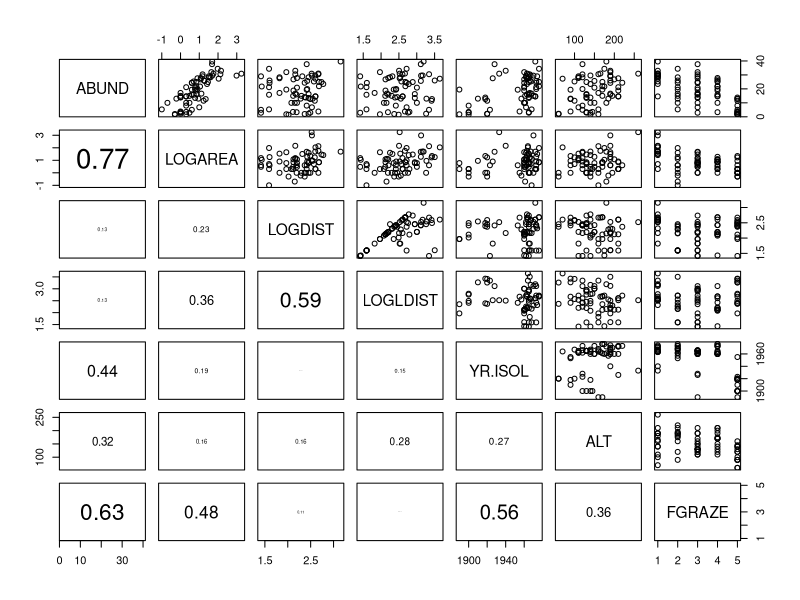

Here is the R script that generated this plot:
## ---- chunk 1
knitr::opts_chunk$set(echo=TRUE, message = FALSE, warning = FALSE, eval = FALSE, cache = FALSE)

SOLUTIONS <- TRUE
## ---- chunk 2
loyn <- read.table("data/loyn.txt", header = TRUE)
str(loyn)

loyn$LOGAREA <- log10(loyn$AREA)
loyn$LOGDIST <- log10(loyn$DIST)
loyn$LOGLDIST <- log10(loyn$LDIST)

# create factor GRAZE as it was originally coded as an integer
loyn$FGRAZE <- factor(loyn$GRAZE)
## ---- chunk 3
# define the panel.cor function from ?pairs
panel.cor <- function(x, y, digits = 2, prefix = "", cex.cor, ...)
{
    usr <- par("usr")
    par(usr = c(0, 1, 0, 1))
    r <- abs(cor(x, y))
    txt <- format(c(r, 0.123456789), digits = digits)[1]
    txt <- paste0(prefix, txt)
    if(missing(cex.cor)) cex.cor <- 0.8/strwidth(txt)
    text(0.5, 0.5, txt, cex = cex.cor * r)
}

# subset the variables of interest
VOI<- c("ABUND", "LOGAREA", "LOGDIST", "LOGLDIST", "YR.ISOL", "ALT", "FGRAZE")
pairs(loyn[, VOI], lower.panel = panel.cor)

# There are varying degrees of correlation between explanatory variables which
# might indicate some collinearity, i.e. LOGAREA and FGRAZE (0.48), LOGDIST and 
# LOGLDIST (0.59) and YR.ISOL and FGRAZE (0.56). However, the relationships
# between these explanatory variables are quite weak so we can probably 
# include these variables in the same model (but keep an eye on things). 
# There also seems to be a reasonable spread of observations across these 
# pairs of explanatory variables.

# The relationship between the response variable ABUND and all the explanatory
# variables is visible in the top row:
# Some potential relationships present like with LOGAREA (positive), 
# maybe ALT (positive) and FGRAZE (negative).
## ---- chunk 4
M1 <- lm(ABUND ~ LOGDIST + LOGLDIST + YR.ISOL + ALT + LOGAREA + FGRAZE + 
           FGRAZE:LOGAREA, data = loyn)
## ---- chunk 5
summary(M1)
## ---- chunk 6
# Wait: why can't we use information from the 'summary(M1)' or 'anova(M1)' functions
# to do this?

# the 'summary' table tests if the coefficient for each explanatory variable 
# is significantly different from zero.

# the 'anova' tests for the significance of the proportion of variation explained
# by a particular term in the model. 

# The ANOVA table also allows testing the overall significance of a categorical explanatory
# variable (like FGRAZE) which involves several parameters together (one for each level), 
# which is quite is handy. But the results of this ANOVA are based on sequential 
# sums of squares and therefore the order of the variables in the model
# (which is arbitrary here) matters.

# We could change the order but there are too many possible permutations.
# Summary P values don't suffer from this problem but tests different hypotheses.
# It would be useful to use an ANOVA that doesn't depend on the order
# of inclusion of the variables, this is effectively what 'drop1' does.

drop1(M1, test = "F")

# LOGLDIST is the least significant (p = 0.88), and therefore makes the least 
# contribution to the variability explained by the model, with respect to 
# the number of degrees of freedom it uses (1)
## ---- chunk 7
# new model removing LOGLDIST 
M2 <- lm(ABUND ~ LOGDIST + YR.ISOL + ALT + LOGAREA + FGRAZE +
           LOGAREA:FGRAZE, data = loyn) 

# or use a shortcut with the update() function:
M2 <- update(M1, formula = . ~ . - LOGLDIST) # "." means all previous variables

# now redo drop1() on the new model
drop1(M2, test = "F")

# YR.ISOL is now the least significant (p = 0.859), hence makes the least 
# contribution to the variability explained by the model, 
# with respect to the number of degrees of freedom it uses (1)
## ---- chunk 8
M3 <- update(M2, formula = . ~ . - YR.ISOL)

drop1(M3, test = "F")

# LOGDIST now the least significant (p = 0.714) and should be removed from 
# the next model.
## ---- chunk 9
M4 <- update(M3, formula = . ~ . - LOGDIST)
drop1(M4, test = "F")

# ALT is not significant (p = 0.331)
## ---- chunk 10
# and finally drop ALT from the model
M5 <- update(M4, formula = . ~ . - ALT)
drop1(M5, test = "F")

# the LOGAREA:FGRAZE term represents the interaction between LOGAREA and
# FGRAZE. This is significant (p = 0.005) and so our model selection
# process comes to an end.
## ---- chunk 11
# As the interaction between LOGAREA and FGRAZE was significant at each step of
# model selection process the main effects should be left in our model,
# irrespective of significance. This is because it is quite difficult to 
# interpret an interaction without the main effects. The drop1 
# function is clever enough that it doesn't let you see the P values for the 
# main effects, in the presence of their significant interaction.

# Also note, because R always includes interactions *after* their main effects
# the P value of the interaction term (p = 0.005) from the model selection 
# is the same as P value if we use the anova() function on our final model

# Check this:
anova(M5)
drop1(M5, test= "F") 
## ---- chunk 12
# Biologically: confirming what we already found out in the previous exercise:
# There is a significant interaction between the area of the patch and the level 
# of grazing 

# However, some observations are poorly predicted (fitted) using the set of
# available explanatory variables (i.e. the two very large forest patches)

# Interpretation: 
# Bird abundance might increase with patch area due to populations being more
# viable in large patches (e.g. less prone to extinction), 
# or perhaps because there is proportionally less edge effect in larger
# patches, and this in turn provides more high quality habitat for species 
# associated with these habitat patches

# The negative effect of grazing may be due to grazing decreasing resource
# availability for birds, for example plants or seeds directly, or insects
# associated with the grazed plants. There may also be more disturbance of birds
# in highly grazed forest patches resulting in fewer foraging opportunities
# or chances to mate (this is all speculation mind you!).

# Methodologically:
# Doing model selection is difficult without intrinsic / expert knowledge
# of the system, to guide what variables to include.
# Even with this data set, many more models could have been formulated.
# For example, for me, theory would have suggested to test an interaction 
# between YR.ISOL and LOGDIST (or LOGLDIST?), 
# because LOGDIST will affect the dispersal of birds between patches 
# (hence the colonisation rate), and the time since isolation of the patch may 
# affect how important dispersal has been to maintain or rescue populations 
# (for recently isolated patches, dispersal, and hence distance to nearest
# patches may have a less important effect)
## ---- chunk 13
drop1(M1)
#Removing the term 'LOGLDIST' gives the lowest AIC of 226.23
#So refit your model with this term removed. Run `drop1()` again on your updated model. Perhaps call this new model `M2.AIC`.
M2.AIC <- update(M1, formula = . ~ . - LOGLDIST)
drop1(M2.AIC) #removing which term gives the lowest AIC?
#Continue in this manner until removing any terms INCREASES the AIC. Then we have our minimal adequate model (which should be the same as the final model we finished with last time)
## ---- chunk 14
#Fit each model using the terms described above, giving each a unique and sensible name
M.AIC.1<- lm(ABUND ~ LOGLDIST + YR.ISOL + ALT + LOGAREA + FGRAZE + LOGAREA:FGRAZE, data= loyn)

M.AIC.2<- lm(ABUND ~ LOGLDIST + YR.ISOL + ALT + LOGAREA + FGRAZE + LOGLDIST:YR.ISOL + LOGAREA:FGRAZE, data= loyn)

M.AIC.3<- lm(ABUND ~ YR.ISOL + LOGAREA + FGRAZE, data= loyn)

M.AIC.4<- lm(ABUND ~ LOGAREA + FGRAZE + LOGAREA:FGRAZE, data= loyn)

M.AIC.5<- lm(ABUND ~ LOGAREA + FGRAZE, data= loyn)
## ---- chunk 15
AIC(M.AIC.1)
#AIC of 418.54
AIC(M.AIC.2)
#AIC of 420.34
AIC(M.AIC.3)
#AIC of 424.60
AIC(M.AIC.4)
#AIC of 413.71
AIC(M.AIC.5)
#AIC of 422.61

#So the model with the lowest AIC (= 413.71) is M.AIC.4, with the terms 'LOGAREA + FGRAZE + LOGAREA:FGRAZE'
## ---- chunk 16
# This is one way of constructing a summary table for reporting the results:

# create a vector of the formulas for all the models compared during our model selection (remember to add any custom models you have have added yourself!):

model.formulas<- c(
  "LOGLDIST + YR.ISOL + ALT + LOGAREA + FGRAZE + LOGAREA:FGRAZE", 
  "LOGLDIST + YR.ISOL + ALT + LOGAREA + FGRAZE + LOGLDIST:YR.ISOL + LOGAREA:FGRAZE", 
  "YR.ISOL + LOGAREA + FGRAZE", 
  "LOGAREA + FGRAZE + LOGAREA:FGRAZE", 
  "LOGAREA + FGRAZE")

#Collect the AIC values for each model (note they will be the 2nd column of the object 'model.AIC')

model.AIC = AIC(M.AIC.1, M.AIC.2, M.AIC.3, M.AIC.4, M.AIC.5) #these are the 5 models you already fitted in step A2 (plus any extra you added yourself)

# create a dataframe of models and AIC values

summary.table<- data.frame(Model = model.formulas,
	AIC= round(model.AIC[,2], 2))

# Sort the models from lowest AIC (preferred) to highest (least preferred)

summary.table<- summary.table[order(summary.table$AIC), ]

# Add the difference in AIC with respect to best model

summary.table$deltaAIC<- summary.table$AIC - summary.table$AIC[1]

# print the dataframe to the console

summary.table
## ---- chunk 17
knitr::kable(summary.table, "html", align = "lcr", row.names = FALSE)
